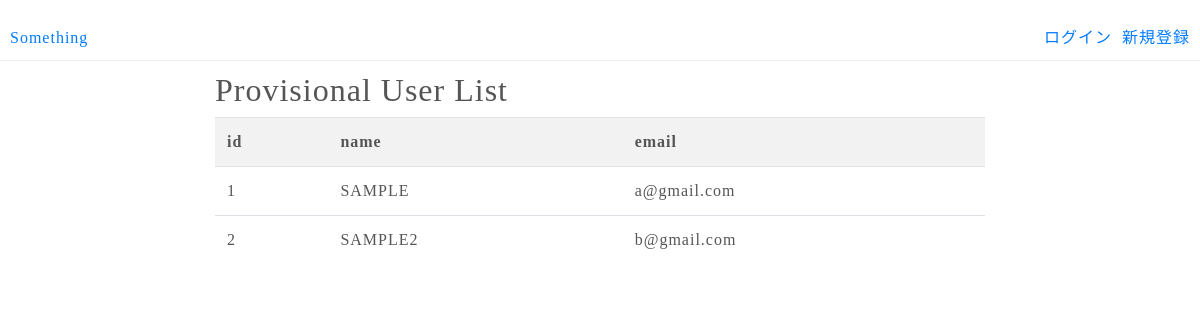
The app's page /AFewbeon32GhOi90ZXAccountAdmin, older data.
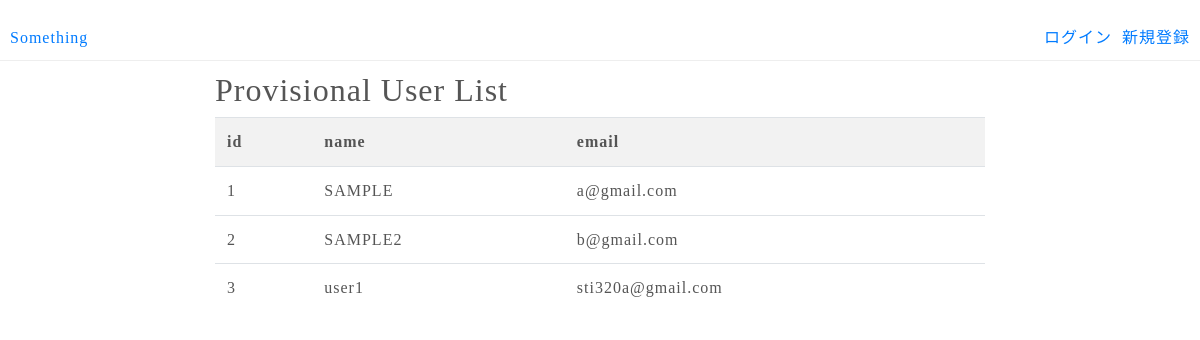
The same page, newer data.
### tables this page shows
CREATE TABLE user (id int primary key, name varchar(64), email varchar(64), auth_key varchar(64), email_confirm_pass varchar(64));

### controller.py (the view)
@app.route('/AFewbeon32GhOi90ZXAccountAdmin')
def showAccountAdminView():
    user_list = dao.getUserList()
    return render_template('accountAdmin.html', username=getLoginUser(), user_list=user_list)

### controller.py (called while the page is built)
def getLoginUser():
    if session.get("username") != None and session.get("username") != "":
        username = session["username"]
        return username
    else:
        return False

### dao.py (called while the page is built)
def create(statement, db_file_name):
    conn = sqlite3.connect(ROOT_DIR+'/db/{}.db'.format(db_file_name))
    c = conn.cursor()
    c.execute(statement)
    conn.commit()
    conn.close()
    return True

def selectReturn(statement, db_file_name, console):
    conn = sqlite3.connect(ROOT_DIR+'/db/{}.db'.format(db_file_name))
    c = conn.cursor()
    sql_result = c.execute(statement)
    conn.commit()
    result = []
    for row in sql_result:
        result.append(row)
        if(console):print("dao.selectReturn:" + str(row))
    conn.close()
    return result

def createProvisionalUserTableIfNotExist(db_file_name):
    create("CREATE TABLE IF NOT EXISTS provisionalUser (id int primary key, name varchar(64), email varchar(64), auth_key varchar(64), email_confirm_pass varchar(64))", db_file_name)

def getUserList():
    createProvisionalUserTableIfNotExist(db_file_name)
    sql_result = selectReturn("SELECT id, name, email FROM user", db_file_name, True)
    user_list = []
    for row in sql_result:
        user_info = {}
        user_info["id"] = row[0]
        user_info["name"] = row[1]
        user_info["email"] = row[2]
        user_list.append(user_info)
    return user_list

### templates/accountAdmin.html
{% extends "layout.html" %}
{% block body %}
<div id="account-admin-container">
    <div id="user-list-container">
        <h2>Provisional User List</h2>
        <table class="table table-striped">
            <tr>
                <th>id</th>
                <th>name</th>
                <th>email</th>
            </tr>
        {% for user in user_list: %}
        <tr>
            <td>{{user["id"]}}</td>
            <td>{{user["name"]}}</td>
            <td>{{user["email"]}}</td>
        <tr>
        {% endfor %}
        </table>
    </div>
</div>
{% endblock %}

### templates/layout.html (shortened to what this page needs)
<!DOCTYPE html>
<html lang="ja">
<head>
    <link rel="stylesheet" href="https://maxcdn.bootstrapcdn.com/bootstrap/4.0.0/css/bootstrap.min.css">
    <link rel="stylesheet" href="/static/stylesheet.css">
</head>
<body>
    <header>
        <div id="header-left">
            <ul>
                <li>
                    <a href="/">Something</a>
                </li>
            </ul>
        </div>
        <div id="header-right">
            <ul>
                {% if username == False: %}
                <li>
                    <a href="/signup">新規登録</a>
                </li>
                <li>
                    <a href="/login">ログイン</a>
                </li>
                {% endif %}
            </ul>
        </div>
    </header>
    <div class="container-fluid">
        <div class="row">
            <div class="col-sm-2"></div>
            <div class="col-sm-8">{% block body %}{% endblock %}</div>
            <div class="col-sm-2"></div>
        </div>
    </div>
</body>
</html>

### static/stylesheet.css (style rules this page uses)
* { margin:0; padding:0; box-sizing: border-box; font-family: 'Noto Sans JP'; letter-spacing: 1px; color: #555; font-size: 16px; word-break: break-all; }
header { background-color: #fff; border-bottom: 1px solid #eee; margin: 0 0 10px 0; }
#header-left ul li { float:left; list-style: none; margin: 0 0 0 10px; padding: 10px 0 10px 0; }
#header-right ul li { float:right; list-style: none; margin: 0 10px 0 0; padding: 10px 0 10px 0; }

Row changes from the older to the newer data that the page shows:
added user: id "3", name "user1", email "sti320a@gmail.com"
